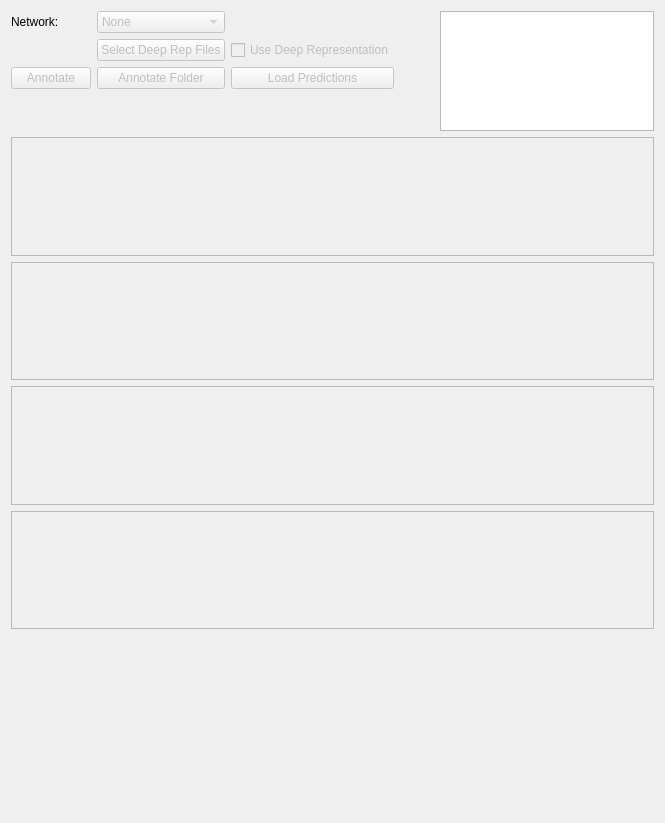
<?xml version="1.0" encoding="UTF-8"?>
<ui version="4.0">
 <class>AutomaticAnnotationMode</class>
 <widget class="QWidget" name="AutomaticAnnotationMode">
  <property name="geometry">
   <rect>
    <x>0</x>
    <y>0</y>
    <width>665</width>
    <height>823</height>
   </rect>
  </property>
  <property name="windowTitle">
   <string>Automatic Annotation Mode</string>
  </property>
  <layout class="QVBoxLayout" name="verticalLayout">
   <item>
    <layout class="QGridLayout" name="gridLayout_2">
     <item row="1" column="1">
      <widget class="QComboBox" name="aa_network_comboBox">
       <property name="enabled">
        <bool>false</bool>
       </property>
       <item>
        <property name="text">
         <string>None</string>
        </property>
       </item>
      </widget>
     </item>
     <item row="1" column="0">
      <widget class="QLabel" name="label_2">
       <property name="text">
        <string>Network:</string>
       </property>
      </widget>
     </item>
     <item row="3" column="0">
      <widget class="QPushButton" name="aa_annotate_button">
       <property name="enabled">
        <bool>false</bool>
       </property>
       <property name="text">
        <string>Annotate</string>
       </property>
      </widget>
     </item>
     <item row="3" column="1">
      <widget class="QPushButton" name="aa_annotate_folder_button">
       <property name="enabled">
        <bool>false</bool>
       </property>
       <property name="text">
        <string>Annotate Folder</string>
       </property>
      </widget>
     </item>
     <item row="3" column="2">
      <widget class="QPushButton" name="aa_load_prediction_button">
       <property name="enabled">
        <bool>false</bool>
       </property>
       <property name="text">
        <string>Load Predictions</string>
       </property>
      </widget>
     </item>
     <item row="3" column="4">
      <spacer name="horizontalSpacer_7">
       <property name="orientation">
        <enum>Qt::Horizontal</enum>
       </property>
       <property name="sizeType">
        <enum>QSizePolicy::MinimumExpanding</enum>
       </property>
       <property name="sizeHint" stdset="0">
        <size>
         <width>40</width>
         <height>20</height>
        </size>
       </property>
      </spacer>
     </item>
     <item row="4" column="1">
      <spacer name="verticalSpacer_2">
       <property name="orientation">
        <enum>Qt::Vertical</enum>
       </property>
       <property name="sizeType">
        <enum>QSizePolicy::Minimum</enum>
       </property>
       <property name="sizeHint" stdset="0">
        <size>
         <width>20</width>
         <height>5</height>
        </size>
       </property>
      </spacer>
     </item>
     <item row="1" column="5" rowspan="4">
      <widget class="QTextEdit" name="aa_statusWindow">
       <property name="enabled">
        <bool>true</bool>
       </property>
       <property name="sizePolicy">
        <sizepolicy hsizetype="Expanding" vsizetype="MinimumExpanding">
         <horstretch>0</horstretch>
         <verstretch>0</verstretch>
        </sizepolicy>
       </property>
       <property name="minimumSize">
        <size>
         <width>0</width>
         <height>0</height>
        </size>
       </property>
       <property name="maximumSize">
        <size>
         <width>16777215</width>
         <height>120</height>
        </size>
       </property>
       <property name="undoRedoEnabled">
        <bool>false</bool>
       </property>
       <property name="readOnly">
        <bool>true</bool>
       </property>
       <property name="acceptRichText">
        <bool>true</bool>
       </property>
       <property name="textInteractionFlags">
        <set>Qt::NoTextInteraction</set>
       </property>
      </widget>
     </item>
     <item row="2" column="2">
      <widget class="QCheckBox" name="aa_deep_rep_checkBox">
       <property name="enabled">
        <bool>false</bool>
       </property>
       <property name="text">
        <string>Use Deep Representation</string>
       </property>
      </widget>
     </item>
     <item row="2" column="1">
      <widget class="QPushButton" name="aa_deep_rep_browse_button">
       <property name="enabled">
        <bool>false</bool>
       </property>
       <property name="text">
        <string>Select Deep Rep Files</string>
       </property>
      </widget>
     </item>
    </layout>
   </item>
   <item>
    <widget class="PlotWidget" name="aa_classGraph">
     <property name="enabled">
      <bool>false</bool>
     </property>
     <property name="sizePolicy">
      <sizepolicy hsizetype="MinimumExpanding" vsizetype="Expanding">
       <horstretch>0</horstretch>
       <verstretch>0</verstretch>
      </sizepolicy>
     </property>
     <property name="minimumSize">
      <size>
       <width>600</width>
       <height>80</height>
      </size>
     </property>
     <property name="maximumSize">
      <size>
       <width>16777215</width>
       <height>120</height>
      </size>
     </property>
    </widget>
   </item>
   <item>
    <widget class="PlotWidget" name="aa_classGraph_2">
     <property name="enabled">
      <bool>false</bool>
     </property>
     <property name="sizePolicy">
      <sizepolicy hsizetype="MinimumExpanding" vsizetype="Expanding">
       <horstretch>0</horstretch>
       <verstretch>0</verstretch>
      </sizepolicy>
     </property>
     <property name="minimumSize">
      <size>
       <width>600</width>
       <height>80</height>
      </size>
     </property>
     <property name="maximumSize">
      <size>
       <width>16777215</width>
       <height>120</height>
      </size>
     </property>
    </widget>
   </item>
   <item>
    <widget class="PlotWidget" name="aa_classGraph_3">
     <property name="enabled">
      <bool>false</bool>
     </property>
     <property name="sizePolicy">
      <sizepolicy hsizetype="MinimumExpanding" vsizetype="Expanding">
       <horstretch>0</horstretch>
       <verstretch>0</verstretch>
      </sizepolicy>
     </property>
     <property name="minimumSize">
      <size>
       <width>600</width>
       <height>80</height>
      </size>
     </property>
     <property name="maximumSize">
      <size>
       <width>16777215</width>
       <height>120</height>
      </size>
     </property>
    </widget>
   </item>
   <item>
    <widget class="PlotWidget" name="aa_attributeGraph">
     <property name="enabled">
      <bool>false</bool>
     </property>
     <property name="sizePolicy">
      <sizepolicy hsizetype="MinimumExpanding" vsizetype="Expanding">
       <horstretch>0</horstretch>
       <verstretch>0</verstretch>
      </sizepolicy>
     </property>
     <property name="minimumSize">
      <size>
       <width>600</width>
       <height>80</height>
      </size>
     </property>
     <property name="maximumSize">
      <size>
       <width>16777215</width>
       <height>120</height>
      </size>
     </property>
    </widget>
   </item>
   <item>
    <spacer name="verticalSpacer">
     <property name="orientation">
      <enum>Qt::Vertical</enum>
     </property>
     <property name="sizeHint" stdset="0">
      <size>
       <width>609</width>
       <height>184</height>
      </size>
     </property>
    </spacer>
   </item>
  </layout>
 </widget>
 <customwidgets>
  <customwidget>
   <class>PlotWidget</class>
   <extends>QGraphicsView</extends>
   <header>pyqtgraph</header>
   <slots>
    <slot>changeGraph()</slot>
   </slots>
  </customwidget>
 </customwidgets>
 <resources/>
 <connections/>
</ui>
